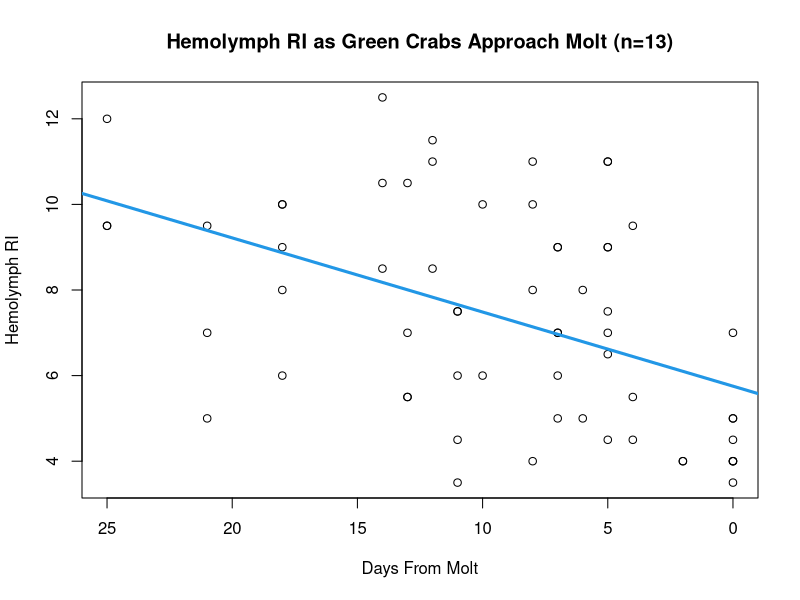
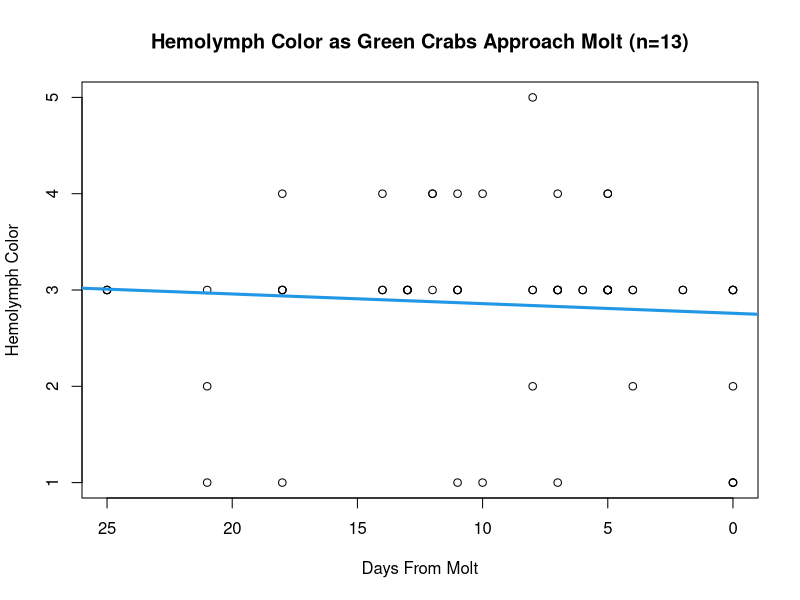
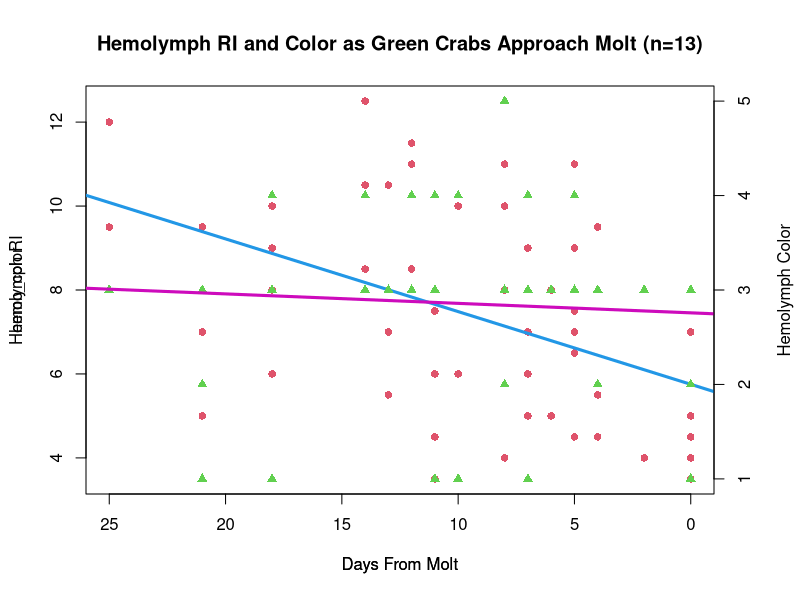
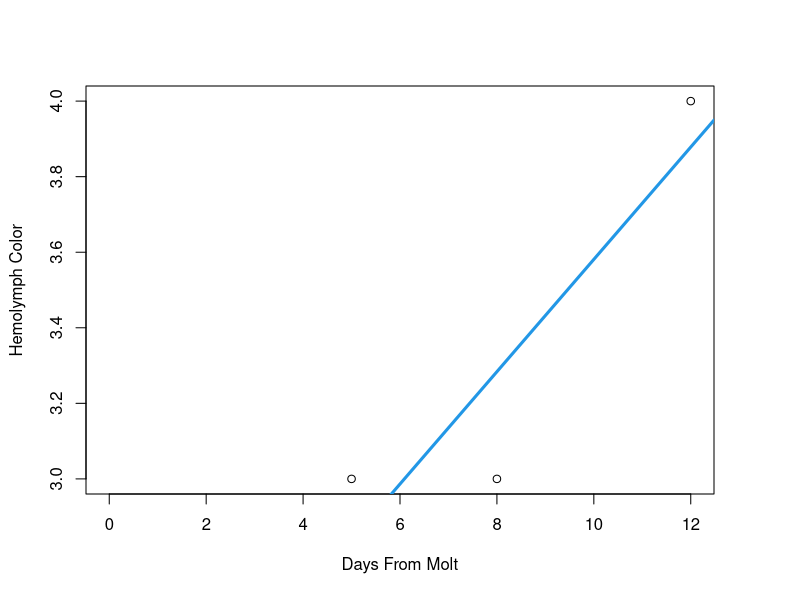
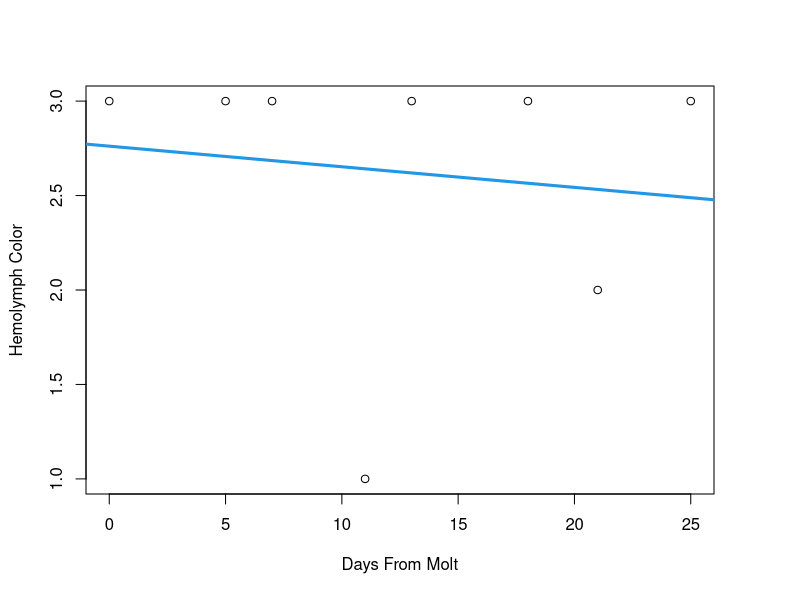
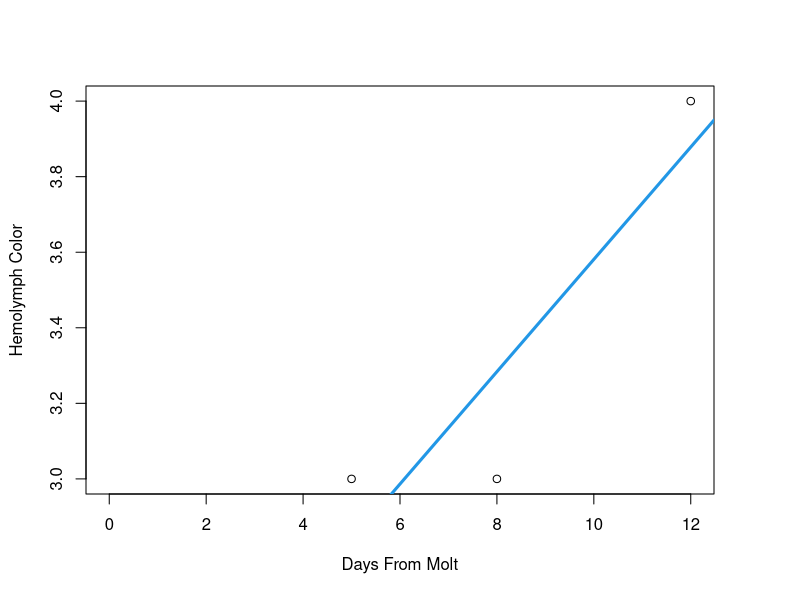
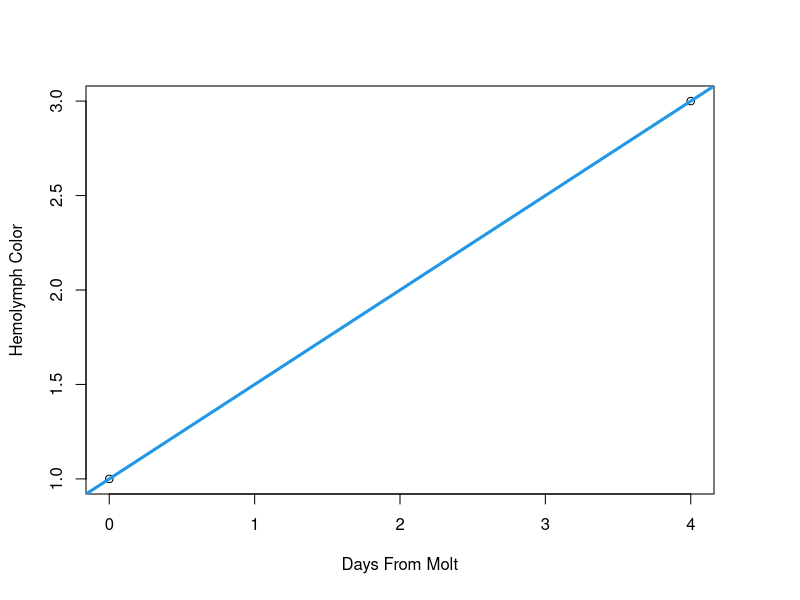
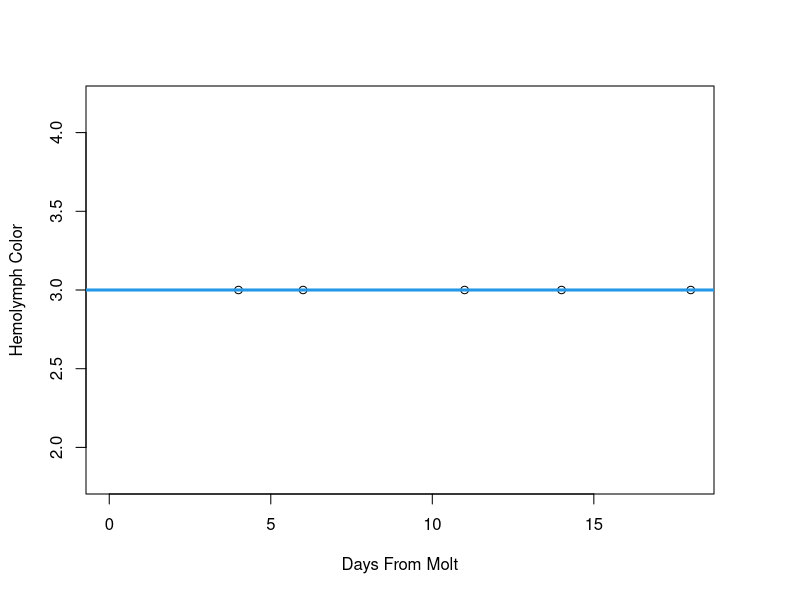

Reproduce these figures in R, in order.
## ---- chunk 1

molt_dat <- read.csv("../data/wl_molt_dat.csv")
# read in .csv

library(car)
# load relevant libraries for stats analysis
## ---- chunk 2

plot(hemo_ri ~ days_from_molt, data = molt_dat,
     main = "Hemolymph RI as Green Crabs Approach Molt (n=13)",
     xlim = rev(range(days_from_molt)),
     xlab = "Days From Molt", 
     ylab = "Hemolymph RI")
abline(lm (hemo_ri ~ days_from_molt, data = molt_dat), col = 4, lwd = 3)

# plots hemo ri vs days from molt for all 13 crabs
# need to reverse x axis to count down to molt
# appears to be downward trend in hemolymph RI as crabs approach molt
# need to investigate on an individual level
## ---- chunk 3
ri_mod <- lm(hemo_ri ~ days_from_molt, data = molt_dat)
summary(ri_mod)
anova(ri_mod)
car::Anova(ri_mod, type = 3)

# linear models for significance testing 

## ---- chunk 4

plot(hemo_color ~ days_from_molt, data = molt_dat,
     main = "Hemolymph Color as Green Crabs Approach Molt (n=13)",
     xlim = rev(range(days_from_molt)),
     xlab = "Days From Molt", 
     ylab = "Hemolymph Color")
abline(lm (hemo_color ~ days_from_molt, data = molt_dat), col = 4, lwd = 3)

# plots hemo color vs days from molt for all 13 crabs
# need to reverse x axis to count down to molt
# doesn't appear to be strong trend or correlation

## ---- chunk 5

par(mar = c(5, 4, 4, 4) + 0.3)
plot(hemo_ri ~ days_from_molt, data = molt_dat,
     main = "Hemolymph RI and Color as Green Crabs Approach Molt (n=13)",
     xlim = rev(range(days_from_molt)),
     xlab = "Days From Molt", 
     ylab = "Hemolymph RI",
     pch = 16, col = 2)
abline(lm (hemo_ri ~ days_from_molt, data = molt_dat), col = 4, lwd = 3)
par(new = TRUE)                             
plot(hemo_color ~ days_from_molt, data = molt_dat,
     xlim = rev(range(days_from_molt)),
     xlab = "Days From Molt",
     pch = 17, col =3,
     axes = FALSE)
abline(lm (hemo_color ~ days_from_molt, data = molt_dat), col = 6, lwd = 3)
axis(side = 4, at = pretty(range(c(1, 2, 3, 4, 5))))      
mtext("Hemolymph Color", side = 4, line = 3) 


# overlaid two graphs to see hemo ri and color trends 
# some issues to resolve still; look at r graph gallery and gg plot
## ---- chunk 6

# individual hemo color graphs over time

plot(hemo_color ~ days_from_molt, data = molt_dat,
     subset = crab_id == "GBGB",
     xlab = "Days From Molt", 
     ylab = "Hemolymph Color")
abline(lm (hemo_color ~ days_from_molt, data = molt_dat, 
           subset = crab_id == "GBGB"), col = 4, lwd = 3)

plot(hemo_color ~ days_from_molt, data = molt_dat,
     subset = crab_id == "GBGG",
     xlab = "Days From Molt", 
     ylab = "Hemolymph Color")
abline(lm (hemo_color ~ days_from_molt, data = molt_dat, 
           subset = crab_id == "GBGG"), col = 4, lwd = 3)

plot(hemo_color ~ days_from_molt, data = molt_dat,
     subset = crab_id == "GBGB",
     xlab = "Days From Molt", 
     ylab = "Hemolymph Color")
abline(lm (hemo_color ~ days_from_molt, data = molt_dat, 
           subset = crab_id == "GBGB"), col = 4, lwd = 3)

plot(hemo_color ~ days_from_molt, data = molt_dat,
     subset = crab_id == "GBGY",
     xlab = "Days From Molt", 
     ylab = "Hemolymph Color")
abline(lm (hemo_color ~ days_from_molt, data = molt_dat, 
           subset = crab_id == "GBGY"), col = 4, lwd = 3)

plot(hemo_color ~ days_from_molt, data = molt_dat,
     subset = crab_id == "GBKR",
     xlab = "Days From Molt", 
     ylab = "Hemolymph Color")
abline(lm (hemo_color ~ days_from_molt, data = molt_dat, 
           subset = crab_id == "GBKR"), col = 4, lwd = 3)

plot(hemo_color ~ days_from_molt, data = molt_dat,
     subset = crab_id == "GBWK",
     xlab = "Days From Molt", 
     ylab = "Hemolymph Color")
abline(lm (hemo_color ~ days_from_molt, data = molt_dat, 
           subset = crab_id == "GBWK"), col = 4, lwd = 3)

plot(hemo_color ~ days_from_molt, data = molt_dat,
     subset = crab_id == "GBYB",
     xlab = "Days From Molt", 
     ylab = "Hemolymph Color")
abline(lm (hemo_color ~ days_from_molt, data = molt_dat, 
           subset = crab_id == "GBYB"), col = 4, lwd = 3)

plot(hemo_color ~ days_from_molt, data = molt_dat,
     subset = crab_id == "GGBR",
     xlab = "Days From Molt", 
     ylab = "Hemolymph Color")
abline(lm (hemo_color ~ days_from_molt, data = molt_dat, 
           subset = crab_id == "GGBR"), col = 4, lwd = 3)

plot(hemo_color ~ days_from_molt, data = molt_dat,
     subset = crab_id == "GGBY",
     xlab = "Days From Molt", 
     ylab = "Hemolymph Color")
abline(lm (hemo_color ~ days_from_molt, data = molt_dat, 
           subset = crab_id == "GGBY"), col = 4, lwd = 3)

plot(hemo_color ~ days_from_molt, data = molt_dat,
     subset = crab_id == "GGGW",
     xlab = "Days From Molt", 
     ylab = "Hemolymph Color")
abline(lm (hemo_color ~ days_from_molt, data = molt_dat, 
           subset = crab_id == "GGGW"), col = 4, lwd = 3)

plot(hemo_color ~ days_from_molt, data = molt_dat,
     subset = crab_id == "GGGY",
     xlab = "Days From Molt", 
     ylab = "Hemolymph Color")
abline(lm (hemo_color ~ days_from_molt, data = molt_dat, 
           subset = crab_id == "GGGY"), col = 4, lwd = 3)

plot(hemo_color ~ days_from_molt, data = molt_dat,
     subset = crab_id == "GGKG",
     xlab = "Days From Molt", 
     ylab = "Hemolymph Color")
abline(lm (hemo_color ~ days_from_molt, data = molt_dat, 
           subset = crab_id == "GGKG"), col = 4, lwd = 3)

plot(hemo_color ~ days_from_molt, data = molt_dat,
     subset = crab_id == "GGKR",
     xlab = "Days From Molt", 
     ylab = "Hemolymph Color")
abline(lm (hemo_color ~ days_from_molt, data = molt_dat, 
           subset = crab_id == "GGKR"), col = 4, lwd = 3)

plot(hemo_color ~ days_from_molt, data = molt_dat,
     subset = crab_id == "GGW",
     xlab = "Days From Molt", 
     ylab = "Hemolymph Color")
abline(lm (hemo_color ~ days_from_molt, data = molt_dat, 
           subset = crab_id == "GGW"), col = 4, lwd = 3)
## ---- chunk 7

# individual RI graphs over time
# appears that as crabs approach molt, RI decreases

plot(hemo_ri ~ days_from_molt, data = molt_dat,
     subset = crab_id == "GBGB",
     xlab = "Days From Molt", 
     ylab = "Hemolymph RI")
abline(lm (hemo_ri ~ days_from_molt, data = molt_dat, 
           subset = crab_id == "GBGB"), col = 4, lwd = 3)

plot(hemo_ri ~ days_from_molt, data = molt_dat,
     subset = crab_id == "GBGG",
     xlab = "Days From Molt", 
     ylab = "Hemolymph RI")
abline(lm (hemo_ri ~ days_from_molt, data = molt_dat, 
           subset = crab_id == "GBGG"), col = 4, lwd = 3)

plot(hemo_ri ~ days_from_molt, data = molt_dat,
     subset = crab_id == "GBGB",
     xlab = "Days From Molt", 
     ylab = "Hemolymph RI")
abline(lm (hemo_ri ~ days_from_molt, data = molt_dat, 
           subset = crab_id == "GBGB"), col = 4, lwd = 3)

plot(hemo_ri ~ days_from_molt, data = molt_dat,
     subset = crab_id == "GBGY",
     xlab = "Days From Molt", 
     ylab = "Hemolymph RI")
abline(lm (hemo_ri ~ days_from_molt, data = molt_dat, 
           subset = crab_id == "GBGY"), col = 4, lwd = 3)

plot(hemo_ri ~ days_from_molt, data = molt_dat,
     subset = crab_id == "GBKR",
     xlab = "Days From Molt", 
     ylab = "Hemolymph RI")
abline(lm (hemo_ri ~ days_from_molt, data = molt_dat, 
           subset = crab_id == "GBKR"), col = 4, lwd = 3)

plot(hemo_ri ~ days_from_molt, data = molt_dat,
     subset = crab_id == "GBWK",
     xlab = "Days From Molt", 
     ylab = "Hemolymph RI")
abline(lm (hemo_ri ~ days_from_molt, data = molt_dat, 
           subset = crab_id == "GBWK"), col = 4, lwd = 3)

plot(hemo_ri ~ days_from_molt, data = molt_dat,
     subset = crab_id == "GBYB",
     xlab = "Days From Molt", 
     ylab = "Hemolymph RI")
abline(lm (hemo_ri ~ days_from_molt, data = molt_dat, 
           subset = crab_id == "GBYB"), col = 4, lwd = 3)

plot(hemo_ri ~ days_from_molt, data = molt_dat,
     subset = crab_id == "GGBR",
     xlab = "Days From Molt", 
     ylab = "Hemolymph RI")
abline(lm (hemo_ri ~ days_from_molt, data = molt_dat, 
           subset = crab_id == "GGBR"), col = 4, lwd = 3)

plot(hemo_ri ~ days_from_molt, data = molt_dat,
     subset = crab_id == "GGBY",
     xlab = "Days From Molt", 
     ylab = "Hemolymph RI")
abline(lm (hemo_ri ~ days_from_molt, data = molt_dat, 
           subset = crab_id == "GGBY"), col = 4, lwd = 3)

plot(hemo_ri ~ days_from_molt, data = molt_dat,
     subset = crab_id == "GGGW",
     xlab = "Days From Molt", 
     ylab = "Hemolymph RI")
abline(lm (hemo_ri ~ days_from_molt, data = molt_dat, 
           subset = crab_id == "GGGW"), col = 4, lwd = 3)

plot(hemo_ri ~ days_from_molt, data = molt_dat,
     subset = crab_id == "GGGY",
     xlab = "Days From Molt", 
     ylab = "Hemolymph RI")
abline(lm (hemo_ri ~ days_from_molt, data = molt_dat, 
           subset = crab_id == "GGGY"), col = 4, lwd = 3)

plot(hemo_ri ~ days_from_molt, data = molt_dat,
     subset = crab_id == "GGKG",
     xlab = "Days From Molt", 
     ylab = "Hemolymph RI")
abline(lm (hemo_ri ~ days_from_molt, data = molt_dat, 
           subset = crab_id == "GGKG"), col = 4, lwd = 3)

plot(hemo_ri ~ days_from_molt, data = molt_dat,
     subset = crab_id == "GGKR",
     xlab = "Days From Molt", 
     ylab = "Hemolymph RI")
abline(lm (hemo_ri ~ days_from_molt, data = molt_dat, 
           subset = crab_id == "GGKR"), col = 4, lwd = 3)

plot(hemo_ri ~ days_from_molt, data = molt_dat,
     subset = crab_id == "GGW",
     xlab = "Days From Molt", 
     ylab = "Hemolymph RI")
abline(lm (hemo_ri ~ days_from_molt, data = molt_dat, 
           subset = crab_id == "GGW"), col = 4, lwd = 3)
